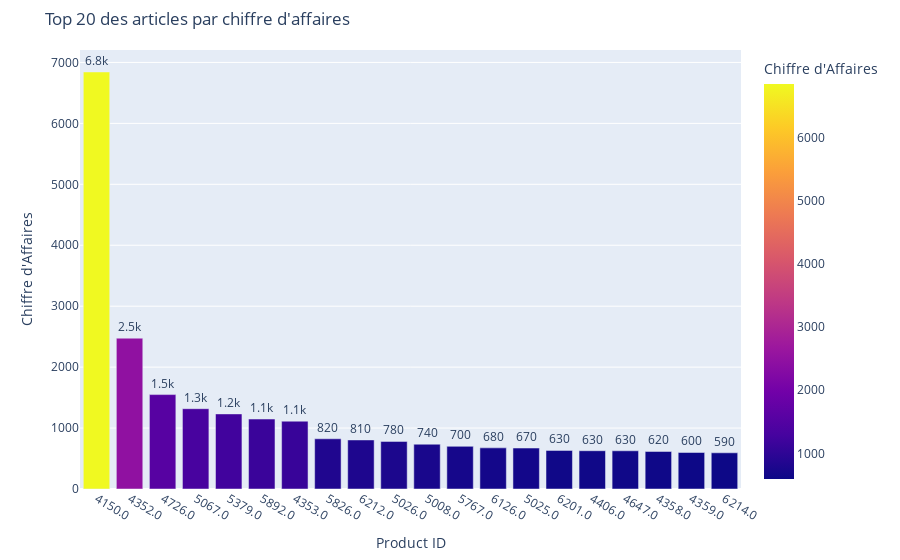

Write notebook code for a chart like this one.
### Code cell
###############################
# Palmares des articles en CA #
###############################

# Effectuer le tri dans l'ordre décroissant du CA du dataset merged_df
df_trié = merged_df.sort_values(by='ca_par_article', ascending=False).copy()

# Réinitialiser l'index du dataset par un reset_index
df_trié = df_trié.reset_index(drop=True)

# Afficher les top 20 premiers articles en CA
top_20_articles = df_trié.head(20).copy()  
#print(top_20_articles)

top_20_articles ["product_id"] =top_20_articles ["product_id"].astype(str)

# Graphique en barre des 20 premiers articles avec plotly express

fig = px.bar(top_20_articles, 
             x='product_id', 
             y='ca_par_article', 
             title='Top 20 des articles par chiffre d\'affaires',
             labels={'product_id': 'Product ID', 'ca_par_article': 'Chiffre d\'Affaires'},
             color='ca_par_article', 
             color_continuous_scale=px.colors.sequential.Plasma,
             text='ca_par_article')  # Ajout des étiquettes de données

# Mise à jour des étiquettes (position et format)
fig.update_traces(texttemplate='%{text:.2s}', textposition='outside')

# Ajustement des marges pour éviter que les étiquettes soient coupées
fig.update_layout(
    margin=dict(t=50, b=50),
    height=500  # Ajuste la hauteur si nécessaire
)

# Afficher le graphique
fig.show()

### Figure 1 — Plotly figure (JSON) as saved in the notebook; plotly's stock layout.template omitted (floating-point values rounded to 4 significant figures)
{"data": [{"alignmentgroup": "True", "hovertemplate": "Product ID=%{x}<br>Chiffre d'Affaires=%{marker.color}<extra></extra>", "legendgroup": "", "marker": {"color": [6844, 2475, 1549.0, 1318.0, 1232.0, 1148.0, 1113, 824, 805, 781.2, 735, 700, 675, 672, 633.6, 628, 627, 616, 599.2, 594], "coloraxis": "coloraxis", "pattern": {"shape": ""}}, "name": "", "offsetgroup": "", "orientation": "v", "showlegend": false, "text": [6844, 2475, 1549.0, 1318.0, 1232.0, 1148.0, 1113, 824, 805, 781.2, 735, 700, 675, 672, 633.6, 628, 627, 616, 599.2, 594], "textposition": "outside", "texttemplate": "%{text:.2s}", "type": "bar", "x": ["4150.0", "4352.0", "4726.0", "5067.0", "5379.0", "5892.0", "4353.0", "5826.0", "6212.0", "5026.0", "5008.0", "5767.0", "6126.0", "5025.0", "6201.0", "4406.0", "4647.0", "4358.0", "4359.0", "6214.0"], "xaxis": "x", "y": [6844, 2475, 1549.0, 1318.0, 1232.0, 1148.0, 1113, 824, 805, 781.2, 735, 700, 675, 672, 633.6, 628, 627, 616, 599.2, 594], "yaxis": "y"}], "layout": {"autosize": true, "barmode": "relative", "coloraxis": {"colorbar": {"title": {"text": "Chiffre d'Affaires"}}, "colorscale": [[0, "#0d0887"], [0.1111, "#46039f"], [0.2222, "#7201a8"], [0.3333, "#9c179e"], [0.4444, "#bd3786"], [0.5556, "#d8576b"], [0.6667, "#ed7953"], [0.7778, "#fb9f3a"], [0.8889, "#fdca26"], [1, "#f0f921"]]}, "legend": {"tracegroupgap": 0}, "margin": {"b": 50, "t": 50}, "title": {"text": "Top 20 des articles par chiffre d'affaires"}, "xaxis": {"anchor": "y", "autorange": true, "domain": [0, 1], "range": [-0.5, 19.5], "title": {"text": "Product ID"}, "type": "category"}, "yaxis": {"anchor": "x", "autorange": true, "domain": [0, 1], "range": [0, 7204.0], "title": {"text": "Chiffre d'Affaires"}, "type": "linear"}}}
